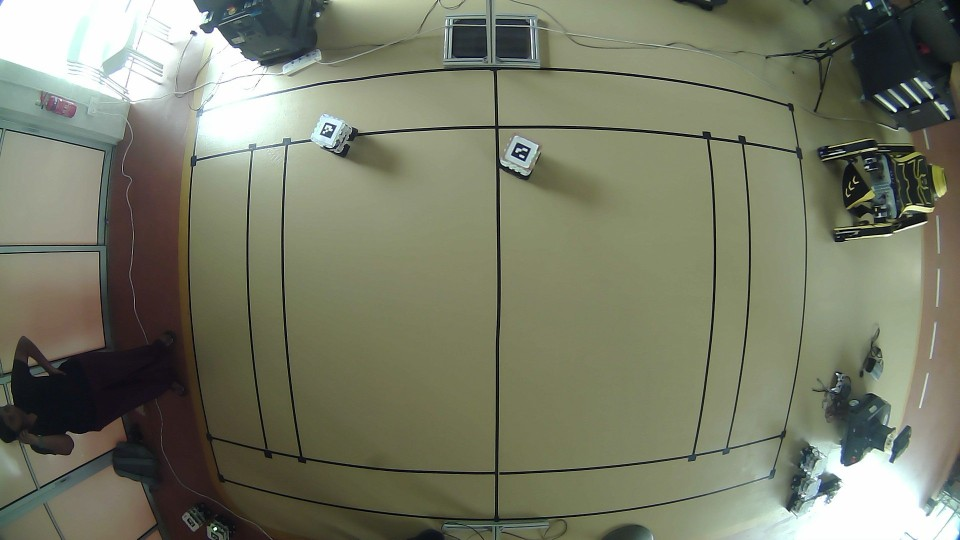
#> input picture physical_experiment/match_data/session_2026-11-13_132921/media/raid03_seed50011/end_camera.jpg, 960 x 540 px, given in place of the camera
$ python calibrate_rig.py
#> lines starting #> are read from the running program, lines starting #| are printed output that depends on the picture
#!/usr/bin/env python3
"""
Copied 4 Nov 2026 (author) from the Paper 2 rig (hardware/calibrate_p2.py) for the
Robo-Kabaddi robot runs; the original is unchanged. Changed here: the drawn court
lines and the top-down check follow the court size in camera_model.py (2.6 x 4.0 m).

calibrate_rig.py -- court calibration WITH fisheye/lens correction (camera_model.py).
Saves physical_experiment/rig/camera_calib.json (physical_experiment/camera_calib.json,
the old 4-corner calibration, is never touched).

Why: the overhead camera has a fisheye lens, so the court lines are curved in the
image. A 4-corner calibration is exact at the corners only (2026-10-26: ~0.2 m off
at the middle of the long sides). Clicking points along the court lines lets the
lens bending be measured and removed.

Steps (click on the camera window; points need not be exact, a few pixels is fine):
  1. the 4 COURT CORNERS, in order: top-left = defender end, raider's left;
     top-right = defender end, raider's right; bottom-right = raider end, raider's
     right; bottom-left = raider end, raider's left (same as before)
  2. then 5-8 points ALONG each line, spread over its whole length, including the
     middle (where the bending is largest) -- the SAME lines that meet at the corners:
       defender end line, raider end line, left side line (raider's left),
       right side line, mid-line
Keys: SPACE/ENTER next step (and accept at the end) | u undo last point | r start over | q quit

  python3 calibrate_rig.py --camera-height 2.60 --marker-height 0.21
  python3 calibrate_rig.py --set-heights --camera-height 2.60 --marker-height 0.21   # no re-clicking

--camera-height: camera lens above the floor (m); --marker-height: top of the
markers above the floor (m). Without them positions are not height-corrected.
After ANY camera move: recalibrate, then re-measure the direction tables.
"""
import argparse
import json
import sys
from pathlib import Path

import numpy as np
import cv2
import cv2.aruco as aruco

import camera_model as CM

HERE = Path(__file__).resolve().parent
OUT = HERE / "camera_calib.json"
STEPS = ["corners"] + list(CM.LINES)
CORNER_NAMES = ["TOP-LEFT (defender end, raider's left)", "TOP-RIGHT (defender end, raider's right)",
                "BOTTOM-RIGHT (raider end, raider's right)", "BOTTOM-LEFT (raider end, raider's left)"]
COLS = {"corners": (0, 255, 255), "defender end line": (255, 120, 0), "raider end line": (0, 140, 255),
        "left side line": (255, 0, 255), "right side line": (0, 255, 0), "mid-line": (255, 255, 255)}
ARUCO_ID_MAP = {0: "defender_1", 1: "defender_2", 2: "defender_3", 3: "raider_1"}
DISP_W, DISP_H = 1600, 900


def set_heights(cam_h, mk_h):
    d = json.load(open(OUT))
    d["heights"] = {"camera_m": cam_h, "marker_m": mk_h}
    json.dump(d, open(OUT, "w"), indent=1)
    print(f"[calibrate_rig] heights set in {OUT}: camera {cam_h} m, marker {mk_h} m")
    print("  " + CM.CameraModel.load(OUT).describe())


def main():
    ap = argparse.ArgumentParser()
    ap.add_argument("--camera", type=int, default=0)
    ap.add_argument("--camera-height", type=float, default=None)
    ap.add_argument("--marker-height", type=float, default=None)
    ap.add_argument("--set-heights", action="store_true", help="only update the heights in the saved file")
    a = ap.parse_args()
    if a.set_heights:
        return set_heights(a.camera_height, a.marker_height)

    cap = cv2.VideoCapture(a.camera)
    if not cap.isOpened():
        sys.exit(f"camera {a.camera} will not open")
    ok, frame = cap.read()
#> frame is the input picture: shape (540, 960, 3); mean B, G, R 103.6, 123.1, 119.9
    for _ in range(10):
        ok, frame = cap.read()
    h, w = frame.shape[:2]
#> h = 540; w = 960
    scale = min(DISP_W / w, DISP_H / h, 1.0)
#> scale = 1
    clicks = {s: [] for s in STEPS}
    state = {"i": 0}

    def on_mouse(ev, x, y, *_):
        if ev == cv2.EVENT_LBUTTONDOWN and state["i"] < len(STEPS):
            s = STEPS[state["i"]]
            if s == "corners" and len(clicks[s]) >= 4:
                return
            clicks[s].append((x / scale, y / scale))
            lab = CORNER_NAMES[len(clicks[s]) - 1] if s == "corners" else s
            print(f"  {s}: point {len(clicks[s])} ({x / scale:.0f}, {y / scale:.0f})  {lab if s == 'corners' else ''}")

    WIN = "Calibration - click on the camera image"
    cv2.namedWindow(WIN, cv2.WINDOW_NORMAL)
    cv2.setMouseCallback(WIN, on_mouse)
    print(__doc__.split("Keys:")[0])
    print(f"  STEP 1: click the 4 corners. {CORNER_NAMES[0]} first.")
    model = info = None
    while True:
        ok, frame = cap.read()
        if not ok:
            continue
        disp = cv2.resize(frame, None, fx=scale, fy=scale)
        for s, pts in clicks.items():
            for j, (x, y) in enumerate(pts):
                cv2.circle(disp, (int(x * scale), int(y * scale)), 6, COLS[s], 2)
                if s == "corners":
                    cv2.putText(disp, str(j + 1), (int(x * scale) + 8, int(y * scale) - 8),
                                cv2.FONT_HERSHEY_SIMPLEX, 0.8, COLS[s], 2)
        if state["i"] < len(STEPS):
            s = STEPS[state["i"]]
            msg = (f"Click corner {len(clicks[s]) + 1}: {CORNER_NAMES[len(clicks[s])]}" if s == "corners" and len(clicks[s]) < 4
                   else "4 corners done - SPACE for next step" if s == "corners"
                   else f"Click 5-8 points along the {s.upper()} (whole length) - {len(clicks[s])} so far - SPACE when done")
        else:
            msg = "Fitted: green = calibrated court lines. SPACE = save, r = start over, q = quit"
            W, L, M = CM.COURT_W, CM.COURT_L, CM.MID
            for (p, q) in [((0, 0), (W, 0)), ((W, 0), (W, L)), ((W, L), (0, L)), ((0, L), (0, 0)), ((0, M), (W, M))]:
                pts = (model.court_polyline(p, q) * scale).astype(np.int32)
                cv2.polylines(disp, [pts], False, (0, 255, 0), 2)
        cv2.rectangle(disp, (0, 0), (disp.shape[1], 40), (0, 0, 0), -1)
        cv2.putText(disp, msg, (10, 28), cv2.FONT_HERSHEY_SIMPLEX, 0.75, (255, 255, 255), 2)
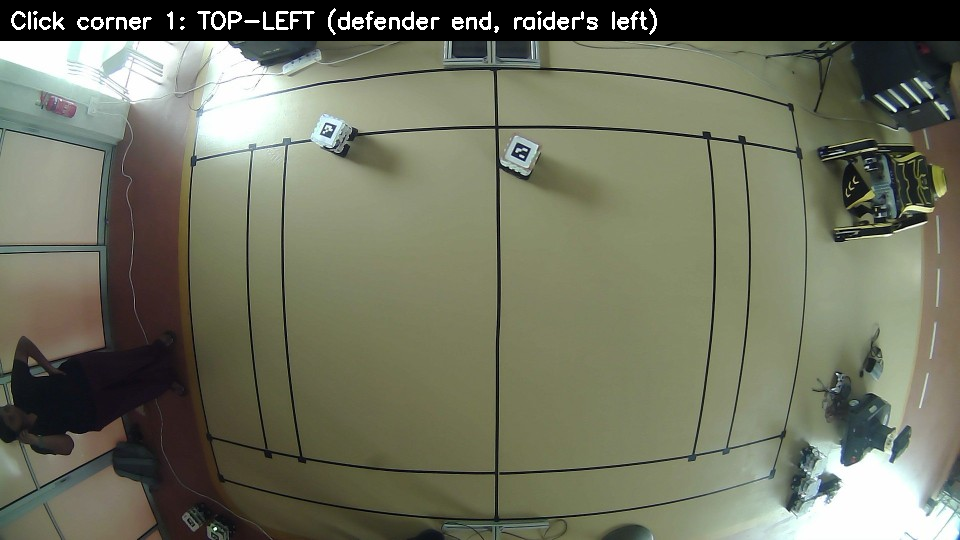
#> disp: shape (540, 960, 3); mean B, G, R 95.9, 114.6, 111.9
        cv2.imshow(WIN, disp)
        key = cv2.waitKey(30) & 0xFF
#> (key q is pressed here)
        if key == ord("q"):
            print("  quit - nothing saved"); break
        if key == ord("r"):
            clicks = {s: [] for s in STEPS}; state["i"] = 0; model = None
            try:
                cv2.destroyWindow("Top-down check")
            except cv2.error:
                pass
            print("\n  starting over: click the 4 corners"); continue
        if key == ord("u") and state["i"] < len(STEPS):
            s = STEPS[state["i"]]
            if clicks[s]:
                clicks[s].pop(); print(f"  {s}: removed last point")
        if key in (32, 13, 10):
            if state["i"] < len(STEPS):
                s = STEPS[state["i"]]
                need = 4 if s == "corners" else 3
                if len(clicks[s]) < need:
                    print(f"  {s}: need at least {need} points"); continue
                state["i"] += 1
                if state["i"] < len(STEPS):
                    print(f"\n  NEXT: click 5-8 points along the {STEPS[state['i']].upper()}, then SPACE")
                else:
                    corners = np.array(clicks["corners"])
                    lines = {k: np.array(v) for k, v in clicks.items() if k != "corners"}
                    model, info = CM.fit(corners, lines, (w, h))
                    model = CM.CameraModel(model.H, model.k, model.cx, model.cy, a.camera_height, a.marker_height)
                    print(f"\n  FIT: lens k = {info['k']:.3e}, centre ({info['cx']:.0f}, {info['cy']:.0f})")
                    print(f"  points off their court line: without lens correction rms {100 * info['rms_before_m']:.1f} cm "
                          f"(max {100 * info['max_before_m']:.1f}) -> with correction rms {100 * info['rms_after_m']:.1f} cm "
                          f"(max {100 * info['max_after_m']:.1f})")
                    if info["max_after_m"] > 0.03:
                        print("  ! some points are >3 cm off their line: a mis-click or the wrong line? (r = start over)")
                    tw, th = int(200 * CM.COURT_W), int(200 * CM.COURT_L)       # 200 px per metre
                    mx, my = model.topdown_maps(200, tw, th)
                    td = cv2.remap(frame, mx, my, cv2.INTER_LINEAR)
                    cv2.line(td, (0, th // 2), (tw, th // 2), (0, 255, 0), 1)   # mid-line
                    cv2.imshow("Top-down check", td)
                    g = cv2.cvtColor(frame, cv2.COLOR_BGR2GRAY)
                    det = aruco.ArucoDetector(aruco.getPredefinedDictionary(aruco.DICT_4X4_50), aruco.DetectorParameters())
                    cs, ids, _ = det.detectMarkers(g)
                    if ids is not None:
                        print("  robots now:  " + "  ".join(
                            f"{ARUCO_ID_MAP.get(int(m), m)} x {model.pix_to_court(*c[0].mean(0))[0]:.2f} "
                            f"y {model.pix_to_court(*c[0].mean(0))[1]:.2f}" for c, m in zip(cs, ids.flatten())))
                    print("  Top-down check: the real court lines should be STRAIGHT and on the window edges,"
                          " mid-line on the green line.  SPACE = save, r = start over.")
            elif model is not None:
                CM.save(OUT, model, info, np.array(clicks["corners"]),
                        {k: np.array(v) for k, v in clicks.items() if k != "corners"},
                        a.camera, a.camera_height, a.marker_height)
                print(f"\n[SAVED] -> {OUT}\n  {model.describe()}")
                break
    cap.release()
    cv2.destroyAllWindows()


if __name__ == "__main__":
    main()
